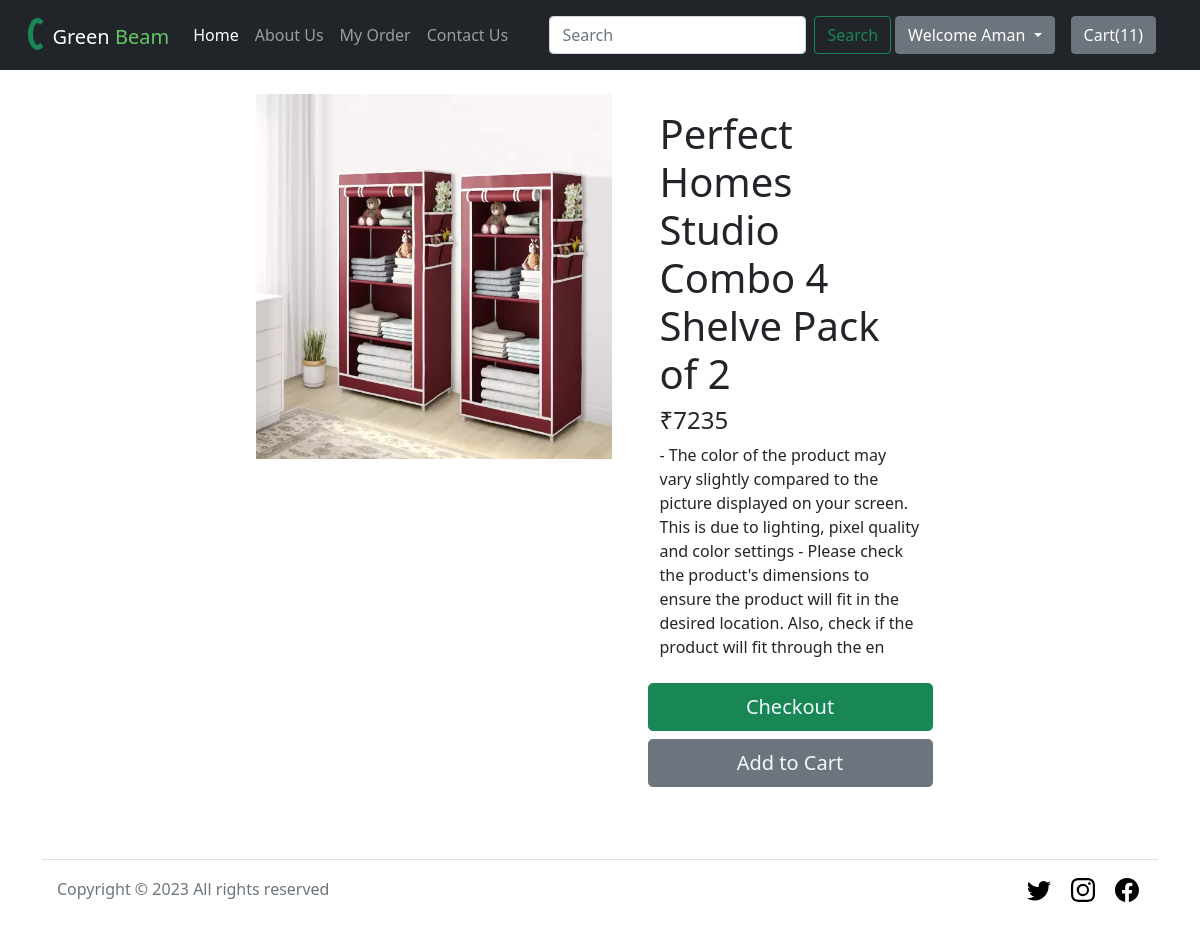
The app's page /productView/1 (signed in) with its own data.
### shop/models.py (models this page shows)
class Product(models.Model):
    product_id = models.AutoField
    product_name = models.CharField(max_length=50)
    category = models.CharField(max_length=50, default="")
    subcategory = models.CharField(max_length=50, default="")
    price = models.IntegerField(default=0)
    desc = models.CharField(max_length=300)
    pub_date = models.DateField()
    image = models.ImageField(upload_to='shop/images', default="")
    def __str__(self):
        return self.product_name

### shop/views.py (the view)
# urls.py: path("productView/<int:myid>", views.productView, name="ProductView"),
def productView(request, myid):
    p ={}
    qvprods = Product.objects.filter(id=myid)
    exo = myid
    p['qvprods']=qvprods[0]
    p['exo']=exo
    print(p)
    return render(request, 'shop/productView.html',p )

### shop/context_processor.py (called while the page is built)
def load_cart(request):
    params={}
    if request.user.is_authenticated:
        try:
            param_cart=Cartrecord.objects.get(cart_user=request.user)
        except:
            object_cart=Cartrecord(cart_user=request.user)
            object_cart.save()
            param_cart=object_cart
        params['cart']=param_cart
    return params

### shop/templates/shop/productView.html (shortened to what this page needs)
{% extends 'shop/basic.html' %}
{% block body %}
<div class="container my-4">
    <div class="row justify-content-center">
        <div class="col-md-4">
            <div class="row allign-items-center">
                <img src="/media/{{qvprods.image}}" width="100%" height="365px">
            </div>
        </div>
        <div class="col-md-3 mx-4 my-3">
            <h1 id="name{{exo}}">{{qvprods.product_name}}</h1>
            <b><h4 id="price{{exo}}">₹{{qvprods.price}}</h4></b>
            <p>{{qvprods.desc}}</p>
            <div class="row my-4 allign-items-center">
                <button class="btn btn-success btn-lg ">
                    <a type="button" style="text-decoration: none; color: aliceblue;" href="/checkout"> Checkout</a>
                </button>
                <button class="btn btn-secondary btn-lg my-2 cart " id="pr{{exo}}">
                    <a type="button" style="text-decoration: none; color: aliceblue;" > Add to Cart</a>
                </button>
            </div>
        </div>
    </div>
</div>
{% endblock %}

### shop/templates/shop/basic.html (shortened to what this page needs)
<!doctype html>
<html lang="en">
<head>
  <link rel="stylesheet" href="https://stackpath.bootstrapcdn.com/bootstrap/4.2.1/css/bootstrap.min.css"
>
  <link href="https://cdn.jsdelivr.net/npm/bootstrap@5.0.0-beta1/dist/css/bootstrap.min.css" rel="stylesheet"
>
  <link rel="stylesheet" href="https://cdnjs.cloudflare.com/ajax/libs/font-awesome/4.7.0/css/font-awesome.min.css">
</head>
<body>
  <nav class="navbar navbar-expand-lg navbar-dark bg-dark">
    <div class="container-fluid">
      <a class="navbar-brand" href="/">
        <div class="spinner-border text-success" style="width: 1.2rem; height: 2.0rem" role="status">
        </div>
         Green
        <span style="color:rgb(99, 199, 99);">Beam </span>
      </a>
      <div class="collapse navbar-collapse" id="navbarSupportedContent">
        <ul class="navbar-nav me-auto mb-2 mb-lg-0">
          <li class="nav-item">
            <a class="nav-link active" aria-current="Home" href="/">Home</a>
          </li>
          <li class="nav-item">
            <a class="nav-link" href="/about">About Us</a>
          </li>
          <li class="nav-item">
            <a class="nav-link" href="/tracker">My Order</a>
          </li>
          <li class="nav-item">
            <a class="nav-link" href="/contact">Contact Us</a>
          </li>
        </ul>
        {% if user.is_authenticated %}
        <form class="d-flex" action="/search/" method="post">
          <input class="form-control me-2" type="search" placeholder="Search" aria-label="Search" id="search"
            name="search">
          <button class="btn btn-outline-success me-1" type="submit">Search</button>
        </form>
        <form action="/userlogout/" method="post">{% csrf_token %}
          <div class="dropdown">
            <button class="btn btn-secondary dropdown-toggle mb-1 my-1" type="button" id="dropdownMenuButton1"
              data-bs-toggle="dropdown" aria-expanded="false">
              Welcome {{request.user}}
            </button>
          </div>
        </form>
        {% endif %}
        <a class="nav-link" href="/checkout">
          <button type="button" class="btn btn-secondary " id="popcart" data-container="body" data-toggle="popover"
            data-placement="bottom" data-html="true" title="-----Overview of Cart------" data-content=" ">
            Cart(<span id="cart">0</span>)
          </button>
        </a>
      </div>
    </div>
  </nav>
  {% block body %} {% endblock %}
  <div class="container aman">
    <footer class="d-flex flex-wrap justify-content-between align-items-center py-3 my-4 border-top">
      <div class="col-md-4 d-flex align-items-center">
        <span class="text-muted">Copyright &copy;
          <script>document.write(new Date().getFullYear());</script> All rights reserved
        </span>
      </div>
      <ul id="footer_image" class="nav col-md-4 justify-content-end list-unstyled d-flex">
        <li class="ms-3 mx-1"><a class="text-muted" href="twitter.com"><svg class="bi" width="24" height="24">
              <use xlink:href="#twitter" />
            </svg></a></li>
        <li class="ms-3 mx-1"><a class="text-muted" href="instagram.com"><svg class="bi" width="24" height="24">
              <use xlink:href="#instagram" />
            </svg></a></li>
        <li class="ms-3 mx-1"><a class="text-muted" href="facebook.com"><svg class="bi" width="24" height="24">
              <use xlink:href="#facebook" />
            </svg></a></li>
      </ul>
    </footer>
  </div>
</body>
</html>

### records on screen
Product: image (picture), product_name "Perfect Homes Studio Combo 4 Shelve Pack of 2", price "7235", desc "- The color of the product may vary slightly compared to the picture displayed on your screen. This is due to lighting, pixel quality and color settings - Please check the product's dimensions to ensure the product will fit in the desired location. Also, check if the product will fit through the en"

### other values on screen
{{ request.user }} "Aman"
